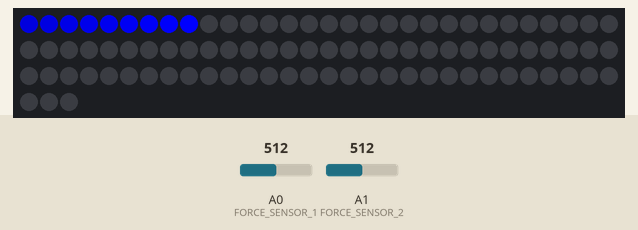
Recording of a sketch running on a simulated Arduino Uno, built with avr-gcc and run on an emulated ATmega328P. Shown: 93 RGB LEDs in strip order, left to right, continuing on the next row. The inputs (shaded band) are chosen by the test bench; at power-on: A0 (FORCE_SENSOR_1) = 512, A1 (FORCE_SENSOR_2) = 512. Colours are those a GRB WS2812 strip shows for the declared byte order; what the sketch prints to the serial monitor is not drawn.

Above: at 0.46 s.
At 1.36 s:
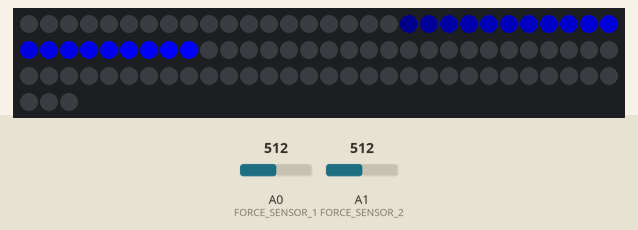
At 1.97 s:
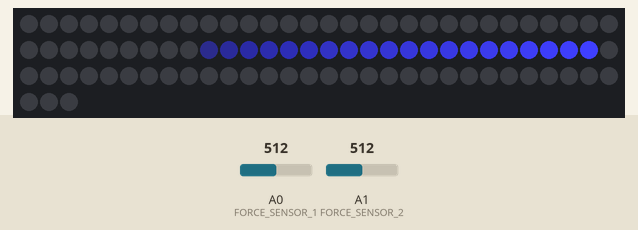
At 2.57 s:
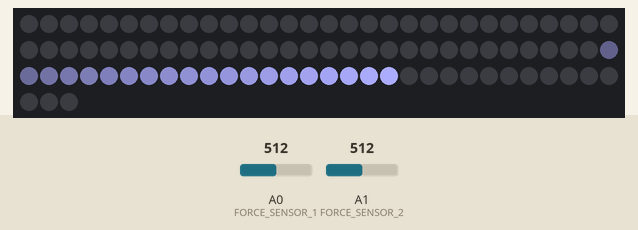
At 3.2 s:
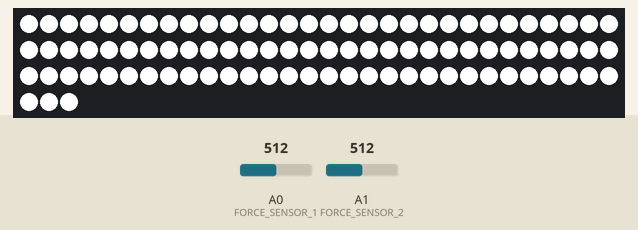

The sketch:

myceillium_v4.ino
```cpp
#include <FastLED.h>
#include "config.h"

// This is an array of leds.  One item for each led in your strip.
CRGB leds[NUM_LEDS];

int force_sensor_1;
int force_sensor_2;

bool triggered = false;
bool clear_flag = false;
long int check_sensor_time = millis();
int led_start_pos = 0;
long int update_leds_time = millis();
int led_end_fade = 0;

// need to save the colour of the LEDs
uint8_t colour_R;
uint8_t colour_G;
uint8_t colour_B;

// This function sets up the ledsand tells the controller about them
void setup()
{
  Serial.begin(115200);

  // Uncomment/edit one of the following lines for your leds arrangement.
  // ## Clockless types ##
  // FastLED.addLeds<NEOPIXEL, DATA_PIN>(leds, NUM_LEDS);  // GRB ordering is assumed
  FastLED.addLeds<WS2812, DATA_PIN, RGB>(leds, NUM_LEDS);  // GRB ordering is typical
  // FastLED.addLeds<WS2852, DATA_PIN, RGB>(leds, NUM_LEDS);  // GRB ordering is typical
  // FastLED.addLeds<WS2812B, DATA_PIN, RGB>(leds, NUM_LEDS);  // GRB ordering is typical

  // Always clear the strip first!
  clear_leds();
}

// This function runs over and over, and is where you do the magic to light
// your leds.
void loop()
{
  // Check sensors every 50mS
  if (millis() > check_sensor_time + 50)
  {
    check_sensors();
    check_sensor_time = millis();
  }

  // need to slow down the display (control the speed of it)
  if (millis() >= update_leds_time + SPEED_MS)
  {
    if (triggered)
    {
      // Here we ewant to calculate the colour from the LED position
      // at 0 we want to be at start colour
      // at NUM_LEDS we want to be at end colour
      calculate_colour();

      if (led_start_pos < NUM_LEDS)
      {
        // Move a single white led
        for (int Led = 0; Led < NUM_LEDS; Led = Led + 1)
        {
          // update all the LEDS:
          if (Led <= led_start_pos && Led > (led_start_pos - FLARE_SIZE))
          {
            leds[Led] = CRGB(colour_R, colour_G, colour_B);
            // here we set the first LED bright, then the next dimmer etc
            float dim_value = ((((float)led_start_pos - (float)Led) / (float)FLARE_SIZE) * 255.0);
            leds[Led].fadeLightBy((int)dim_value);
          }
          else
          {
            leds[Led] = CRGB::Black;
          }
        }
        led_start_pos++;
      }
      else
      {
        // Here we want to fade in the whole strip to white and keep it

        // we are at max position so show all as white
        for (int Led = 0; Led < NUM_LEDS - FLARE_SIZE; Led = Led + 1)
        {
          leds[Led] = CRGB(colour_R, colour_G, colour_B);
          leds[Led].fadeLightBy(255 - led_end_fade);
        }
        led_end_fade = led_end_fade + FADE_STEP;
        if (led_end_fade > 255)
        {
          led_end_fade = 255;
        }

        // keep the top flare lit (so does not flicker)
        for (int Led = NUM_LEDS - FLARE_SIZE; Led < NUM_LEDS; Led = Led + 1)
        {
          leds[Led] = CRGB(colour_R, colour_G, colour_B);
        }
      }
      // Show the leds
      FastLED.show();
    }
    update_leds_time = millis();
  }
}

void check_sensors()
{
  // Here we test both the pressure sensors
  force_sensor_1 = analogRead(FORCE_SENSOR_1);
  force_sensor_2 = analogRead(FORCE_SENSOR_2);

  // for debug:
  //  Serial.print(force_sensor_1);
  //  Serial.print(" : ");
  //  Serial.println(force_sensor_2);

  if (force_sensor_1 > TRIGGER_LEVEL || force_sensor_2 > TRIGGER_LEVEL)
  {
    triggered = true;
    Serial.println("Press!");
    clear_flag = true;
  }
  else
  {
    triggered = false;
    Serial.println("");
    led_start_pos = 0;  // start at the beginning again
    led_end_fade = 0;
    // Also want to clear the LEDS
    if (clear_flag == true)
    {
      clear_leds();
      clear_flag = false;  // only do this once
    }
  }
}


void clear_leds()
{
  // this blanks all the LEDs
  for (int Led = 0; Led < NUM_LEDS; Led = Led + 1)
  {
    leds[Led] = CRGB::Black;
  }
  FastLED.show();
}

void calculate_colour()
{
  if (led_start_pos > NUM_LEDS / FADE_OUT_POINT)
  {

    float ratio = ((float)led_start_pos - ((float)NUM_LEDS / FADE_OUT_POINT)) / ((float)NUM_LEDS - ((float)NUM_LEDS / FADE_OUT_POINT));

    float colour_R_float =   (float)START_COLOUR_R + ((float)END_COLOUR_R * ratio);
    if (colour_R_float >= 255)
    {
      colour_R_float = 255;
    }
    colour_R = uint8_t(colour_R_float);

    float colour_G_float =   (float)START_COLOUR_G + ((float)END_COLOUR_G * ratio);
    if (colour_G_float >= 255)
    {
      colour_G_float = 255;
    }
    colour_G = uint8_t(colour_G_float);

    float colour_B_float =   (float)START_COLOUR_B + ((float)END_COLOUR_B * ratio);
    if (colour_B_float >= 255)
    {
      colour_B_float = 255;
    }
    colour_B = uint8_t(colour_B_float);
  }
  else
  {
    colour_R = START_COLOUR_R;
    colour_G = START_COLOUR_G;
    colour_B = START_COLOUR_B;
  }
}
```

config.h
```cpp
#pragma once

#include <Arduino.h>

// How many leds are in the strip?
//#define NUM_LEDS 95     // LED BOX 1
//#define NUM_LEDS 112     // LED BOX 2
#define NUM_LEDS 93    // LED BOX 3


// For led chips like WS2812, which have a data line, ground, and power, you just
// need to define DATA_PIN.  For led chipsets that are SPI based (four wires - data, clock,
// ground, and power), like the LPD8806 define both DATA_PIN and CLOCK_PIN
// Clock pin only needed for SPI based chipsets when not using hardware SPI
#define DATA_PIN        6
//#define CLOCK_PIN 13

#define FORCE_SENSOR_1  A0
#define FORCE_SENSOR_2  A1

#define TRIGGER_LEVEL   200   // int over which a trigger is set

//#define SPEED_MS        15    // BOX 1 The wait (in mS) between moving to next step
//#define SPEED_MS        20    // BOX 2 The wait (in mS) between moving to next step
#define SPEED_MS        25    // BOX 3 The wait (in mS) between moving to next step

#define FLARE_SIZE      20     // Number of LEDs to light in a block
#define FADE_STEP       30     // Fade in the final colour
#define FADE_OUT_POINT  2.0   // point to change from start to end colur

#define START_COLOUR_R    0
#define START_COLOUR_G    0
#define START_COLOUR_B    255

#define END_COLOUR_R      255
#define END_COLOUR_G      255
#define END_COLOUR_B      255
```
